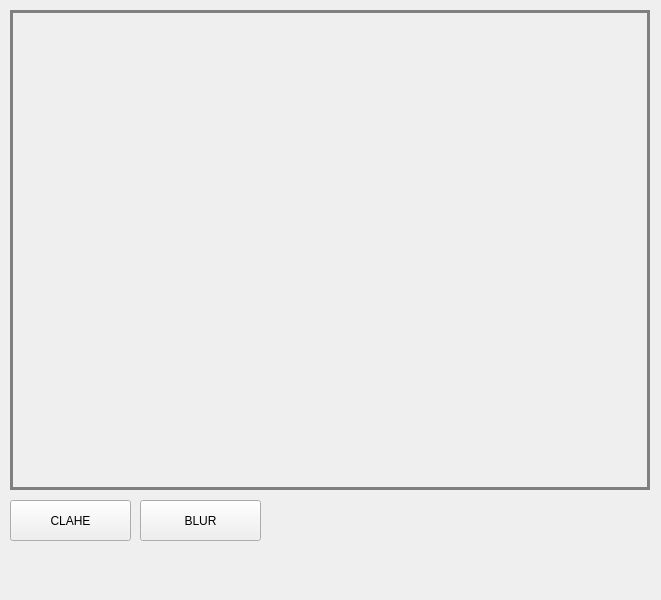
<?xml version="1.0" encoding="UTF-8"?>
<ui version="4.0">
 <class>COMPUTER_VISIONClass</class>
 <widget class="QMainWindow" name="COMPUTER_VISIONClass">
  <property name="geometry">
   <rect>
    <x>0</x>
    <y>0</y>
    <width>661</width>
    <height>600</height>
   </rect>
  </property>
  <property name="sizePolicy">
   <sizepolicy hsizetype="Fixed" vsizetype="Fixed">
    <horstretch>0</horstretch>
    <verstretch>0</verstretch>
   </sizepolicy>
  </property>
  <property name="windowTitle">
   <string>COMPUTER_VISION</string>
  </property>
  <widget class="QWidget" name="centralWidget">
   <property name="sizePolicy">
    <sizepolicy hsizetype="Fixed" vsizetype="Fixed">
     <horstretch>0</horstretch>
     <verstretch>0</verstretch>
    </sizepolicy>
   </property>
   <widget class="QLabel" name="videoLabel">
    <property name="geometry">
     <rect>
      <x>10</x>
      <y>10</y>
      <width>640</width>
      <height>480</height>
     </rect>
    </property>
    <property name="styleSheet">
     <string notr="true">border: 3px solid gray;</string>
    </property>
    <property name="frameShape">
     <enum>QFrame::NoFrame</enum>
    </property>
    <property name="frameShadow">
     <enum>QFrame::Plain</enum>
    </property>
    <property name="text">
     <string/>
    </property>
   </widget>
   <widget class="QPushButton" name="claheBtn">
    <property name="geometry">
     <rect>
      <x>10</x>
      <y>500</y>
      <width>121</width>
      <height>41</height>
     </rect>
    </property>
    <property name="text">
     <string>CLAHE</string>
    </property>
   </widget>
   <widget class="QPushButton" name="blurBtn">
    <property name="geometry">
     <rect>
      <x>140</x>
      <y>500</y>
      <width>121</width>
      <height>41</height>
     </rect>
    </property>
    <property name="text">
     <string>BLUR</string>
    </property>
   </widget>
  </widget>
 </widget>
 <layoutdefault spacing="6" margin="11"/>
 <resources/>
 <connections/>
</ui>
